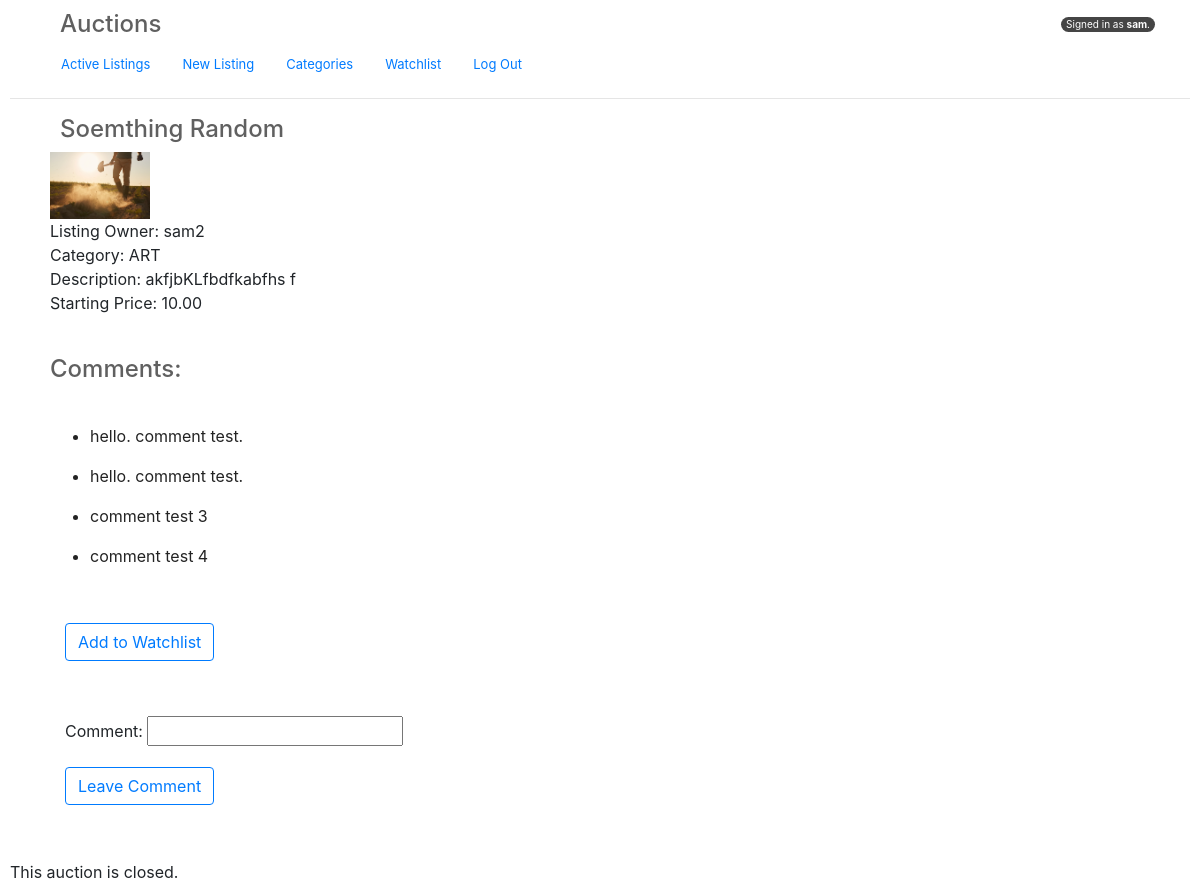
Page /close_listing/3/ (signed in) on the committed database.
### auctions/models.py (models this page shows, shortened)
class User(AbstractUser):
    pass

class Listing(models.Model):
    user = models.ForeignKey(User, on_delete=models.CASCADE)
    title = models.CharField(max_length=50)
    price = models.DecimalField(max_digits=10, decimal_places=2, default=0.00)
    details = models.TextField(max_length=300)
    CATEGORY_CHOICES = [
        ("FOOD", "FOOD"),
        ("ELECTRONICS", "ELECTRONICS"),
        ("CLOTHING", "CLOTHING"),
        ("ACCESSORIES", "ACCESSORIES"),
        ("CONTENT", "CONTENT"),
        ("SERVICE", "SERVICE"),
        ("MUSIC", "MUSIC"),
        ("ENTERTAINMENT", "ENTERTAINMENT"),
        ("HOME EQUIPMENT", "HOME EQUIPMENT"),
        ("ART","ART"),
        ("AUTO INDUSTRY", "AUTO INDUSTRY"),
        ("PETS", "PETS"),
        ("MISC ITEMS", "MISC ITEMS"),
        ("NONE","NONE"),
    ]
    category = models.CharField(
        max_length=15,
        choices=CATEGORY_CHOICES,
        default="NONE",
    )
    created = models.DateTimeField
    image_url = models.ImageField(null=True, blank=True, upload_to='images/')
    active = models.BooleanField(default=True)
    time_submitted = models.DateTimeField(blank=False, default=timezone.now)
    winner = models.ForeignKey(User, on_delete=models.CASCADE, blank=True, null=True, related_name="winner")

class Comment(models.Model):
    user = models.ForeignKey(User, on_delete=models.CASCADE)
    listings = models.ForeignKey(Listing, on_delete=models.CASCADE, related_name="listing_comments")
    comment = models.CharField(max_length=150, blank=False)
    time_submitted = models.DateTimeField(blank=False, default=timezone.now)
    def __str__(self):
        return f"{self.comment}"

### auctions/views.py (the view)
# urls.py: path("close_listing/<int:id>/", views.close_listing, name="close_listing"),
@login_required
def close_listing(request, id):
    listing = Listing.objects.get(id=id)
    listing.active=False
    try:
        listing_bid = Bid.objects.get(listing=listing)
    except Bid.DoesNotExist:
        listing_bid = None
    if listing_bid:
        listing.winner = listing_bid.user
    else:
        listing.winner = listing.user
    listing.save()
    return render(request, "auctions/listing.html", {
        "listing":listing,
        "watchlist" :  WatchList.objects.get(user=request.user),
        "NewBidForm" : forms.NewBidForm(),
        "winner":listing.winner,
        "NewCommentForm": forms.NewCommentForm(),
        "comments":Comment.objects.filter(listings=listing)
    })

### auctions/forms.py
class NewBidForm(forms.ModelForm):
    class Meta:
        model = models.Bid
        fields = ['bid']

class NewCommentForm(forms.ModelForm):
    class Meta:
        model = models.Comment
        fields = ['comment']

### auctions/templates/auctions/listing.html (shortened to what this page needs)
{% extends "auctions/layout.html" %}
{% block body %}
    {% if listing %}
        <h2 class="header" id="listing-title"> {{ listing.title }} </h2>
        <div class="">
            <ul style="list-style:none;" >
                {% if listing.image_url %}
                <li>
                    <img class="card-img-left"style="max-width:100px;"src= "{{ listing.image_url.url }}" >
                </li>
                {% endif %}
                Listing Owner: {{ listing.user }}
                <li>
                    Category: {{listing.category}}
                </li>
                <li>
                    Description: {{listing.details}}
                </li>
                <li>
                    Starting Price: {{listing.price}}
                </li>
            </ul>
        </div>
        <p>
            <h3 class="header" id="comments-title">
                Comments:
            </h3>
            {% if comments %}
                {% for comment in comments %}
                    <ul class="comments">
                        <li>
                            {{ comment }}
                        </li>
                    </ul>
                {% endfor %}
            {% else %}
                No comments.
            {% endif %}
        </p>
        {% if user.is_authenticated %}
            <form action="{% url 'auctions:watchlist' listing.id %}">
                <button class="btn btn-outline-primary" type="submit" >
                    {% if listing in watchlist.listings.all %}
                    <a>
                        Remove from Watchlist
                    </a>
                    {% else %}
                    <a>
                        Add to Watchlist
                    </a>
                    {% endif %}
                </button>
            </form>
            <form method="POST" action="{% url 'auctions:new_comment' listing.id %}">
                {{ NewCommentForm.as_p}}
                <button class="btn btn-outline-primary" type="submit" >
                    Leave Comment
                </button>
            </form>
            {% if listing.winner %}
                This auction is closed.
            {% endif %}
        {% endif %}
    {% else %}
        No listing matches this search
    {% endif %}
{% endblock %}

### auctions/templates/auctions/layout.html (shortened to what this page needs)
{% load static %}
<!DOCTYPE html>
<html lang="en">
    <head>
        <link rel="stylesheet" href="https://stackpath.bootstrapcdn.com/bootstrap/4.4.1/css/bootstrap.min.css">
        <link href="{% static 'auctions/styles.css' %}" rel="stylesheet">
    </head>
    <body>
        <div class="container">
            <h1 class="header">Auctions</h1>
                <div class="signed_in">
                    {% if user.is_authenticated %}
                        <div>
                            Signed in as <strong>{{ user.username }}</strong>.
                        </div>
                    {% else %}
                    <div>
                        Not signed in.
                    </div>
                    {% endif %}
                </div>
                <ul class="nav">
                    <li class="nav-item">
                        <a class="nav-link" href="{% url 'auctions:index' %}">Active Listings</a>
                    </li>
                    <li>
                        <a class="nav-link" href="{% url 'auctions:new_listing' %}">New Listing</a>
                    </li>
                    <li>
                        <a class="nav-link" href="{% url 'auctions:categories' %}">Categories</a>
                    </li>
                    {% if user.is_authenticated %}
                        <li>
                            <a class="nav-link" href="{% url 'auctions:watchlist_view' %}">Watchlist</a>
                        </li>
                        <li>
                            <a class="nav-link" href="{% url 'auctions:logout' %}">Log Out</a>
                        </li>
                    {% endif %}
            </ul>
        </div>
        <hr>
        {% block body %}
        {% endblock %}
    </body>
</html>

### auctions/static/auctions/styles.css (style rules this page uses)
body { padding: 10px; }
.signed_in { margin: -30px 0 auto auto; padding:0 5px 0 5px; background-color: rgb(69, 69, 69); font-size: x-small; color: white; width: fit-content; border-radius: 9px; text-align: center; }
.header { color:rgb(96, 96, 96); font-size: 24px; margin-left:15px; }
#listing-title { padding-left: 35px; }
.nav-link { font-size: small; margin-top: 15px; }
form { margin:55px; }
#comments-title { margin:20px; padding:20px; }
.comments { list-style:disc; max-width: 1000px; margin-left: 40px; color:rgb(35, 35, 35); }

### rows in the picture
User: username "sam"
Listing: title "Soemthing Random", image_url (picture), user "sam2", category "ART", details "akfjbKLfbdfkabfhs f", price "10.00"
Comment: comment "hello. comment test."
Comment: comment "hello. comment test."
Comment: comment "comment test 3"
Comment: comment "comment test 4"
